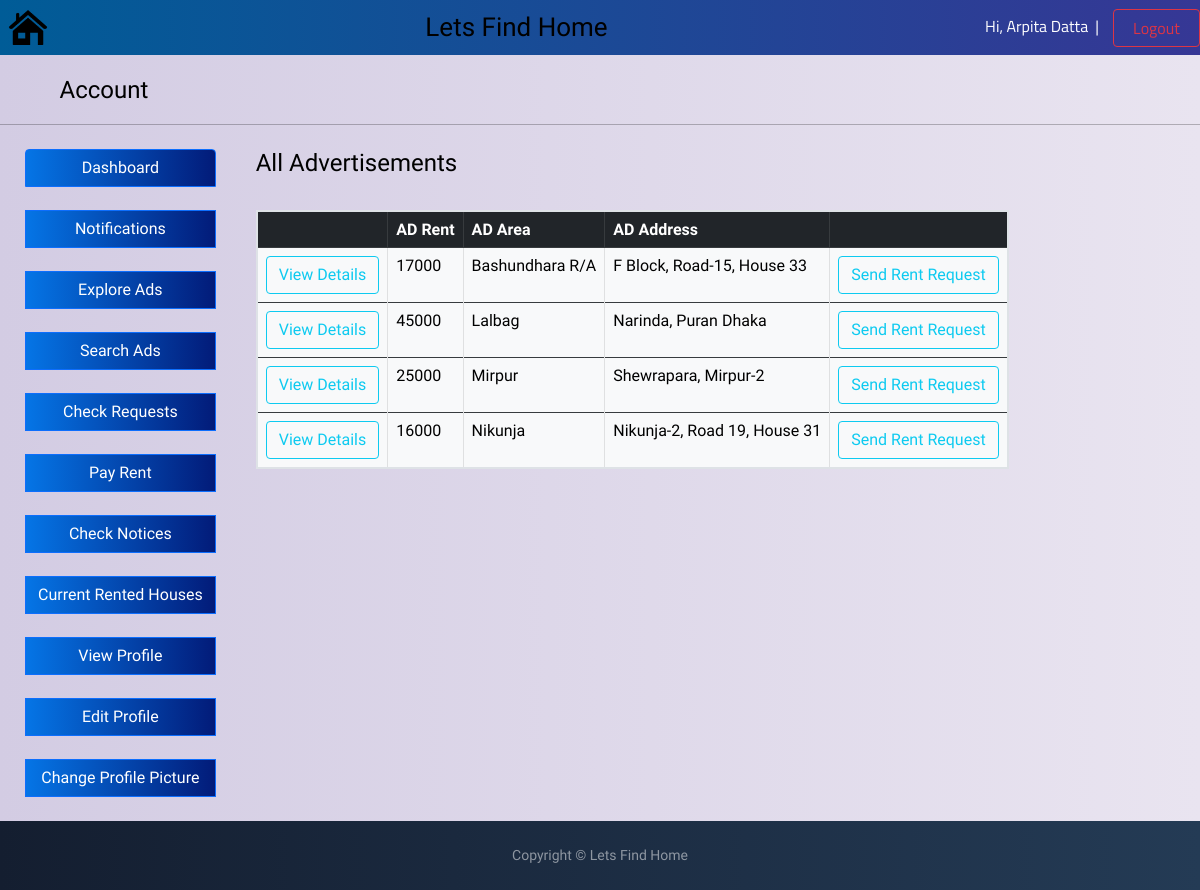
The app's page /Renter/view/see_add.php (signed in) with its own data.
### tables this page shows
CREATE TABLE `renters` (
  `name` varchar(40) NOT NULL,
  `email` varchar(40) NOT NULL,
  `nid` varchar(40) NOT NULL,
  `password` varchar(30) NOT NULL,
  `gender` varchar(10) NOT NULL,
  `dob` varchar(30) NOT NULL,
  `Image` varchar(100) NOT NULL
);

CREATE TABLE `unapprovedads` (
  `AD_ID` varchar(15) NOT NULL,
  `H_Owner_ID` varchar(15) NOT NULL,
  `AD_Rent` varchar(6) NOT NULL,
  `AD_Address` varchar(50) NOT NULL,
  `AD_Area` varchar(15) NOT NULL,
  `AD_des` varchar(100) NOT NULL,
  `Picture1` varchar(60) NOT NULL,
  `Picture2` varchar(60) NOT NULL,
  `Picture3` varchar(60) NOT NULL,
  `decision` varchar(20) DEFAULT NULL
);

### Renter/model/Model.php (called while the page is built, shortened)
<?php
function getUserInfo($data)
{
    $conn = db_conn();
    $selectQuery = "SELECT * FROM `renters` where nid = ?";
    try {
        $stmt = $conn->prepare($selectQuery);
        $stmt->execute([$data["NID"]]);
    } catch (PDOException $e) {
        echo $e->getMessage();
    }
    $row = $stmt->fetch(PDO::FETCH_ASSOC);
    if (!empty($row)) {
        return $row;
    }
}
function get_all_the_ads()
{
    $conn = db_conn();
    $selectQuery = "SELECT * FROM `unapprovedads` WHERE decision LIKE '%Accepted%'";
    try {
        $stmt = $conn->query($selectQuery);
    } catch (PDOException $e) {
        echo $e->getMessage();
    }
    $rows = $stmt->fetchAll(PDO::FETCH_ASSOC);
    return $rows;
}

### Renter/controller/getuserData.php (called while the page is built, shortened)
<?php
include '../model/Model.php';
class getDataFromFile{
    function checkFromFiles($data){
        return getUserInfo($data);
    }
}
?>

### Renter/controller/get_all_ads.php (called while the page is built)
<?php
include_once '../model/Model.php';
class get_all_ads{
    function get_a_ads(){
       return get_all_the_ads();
    }
}
?>

### Renter/view/see_add.php (the view, shortened to what this page needs)
<?php
if (isset($_SESSION["NID"])) {
    $NID = $_SESSION["NID"];
    $data = array(
        'NID' => $NID
    );
    require_once '../controller/getuserData.php';
    require_once '../controller/get_all_ads.php';
    $all_ads = new get_all_ads();
    $all = $all_ads->get_a_ads();
}
?>
<?php
include '../header.php';
?>
<!DOCTYPE html>
<html>
<head>
    <link href="https://cdn.jsdelivr.net/npm/bootstrap@5.1.3/dist/css/bootstrap.min.css" rel="stylesheet">
    <link rel="stylesheet" href="../css/dashboard_styles.css">
</head>
<body class="bd">
    <br><br><br>
    <legend>&nbsp; &nbsp; &nbsp; &nbsp;&nbsp; &nbsp;Account
        <hr>
    </legend>
    <div style="display: flex;">
        <div>
            <?php
            include "menu.php";
            ?>
        </div>
        <div style="display: inline-block; padding-left: 40px;">
        <h4 style="font-family: 'Baloo Bhaijaan 2', cursive;"> All Advertisements </h4><br>
            <div class="table-responsive">
                <table class="table table-bordered">
                    <tr class="table-dark">
                        <th class="table-dark"></th>
                        <th class="table-dark">AD Rent</th>
                        <th class="table-dark">AD Area</th>
                        <th class="table-dark">AD Address</th>
                        <th class="table-dark"></th>
                    </tr>
                    <?php
                    if (!empty($all))
                        foreach ($all as $ad) : ?>
                        <tr class="table-dark">
                            <td class="table-light"><a href="show_gen_ads.php?id=<?php echo $ad['AD_ID'] ?>" class="btn btn-outline-info">View Details</a></td>
                            <td class="table-light"><?php echo $ad['AD_Rent'] ?></td>
                            <td class="table-light"><?php echo $ad['AD_Area'] ?></td>
                            <td class="table-light"><?php echo $ad['AD_Address'] ?></td>
                            <td class="table-light"><a href="send_request.php?id=<?php echo $ad['AD_ID'] ?>" class="btn btn-outline-info">Send Rent Request</a></td>
                        </tr>
                    <?php endforeach; ?>
                </table>
            </div>
        </div>
    </div>
    <?php
    include "footer.php";
    ?>
</body>
</html>

### Renter/header.php (shortened to what this page needs)
<?php
$Name = $Email = $Gender = $Password = $Image = "";
if (isset($_SESSION["NID"])) {
    $NID = $_SESSION["NID"];
    $data = array(
        'NID' => $NID
    );
    require_once '../controller/getUserData.php';
    $renterdashboard = new getDataFromFile($data);
    $renter=$renterdashboard->checkFromFiles($data);
    $Name=$renter['name'];
}
?>
<!DOCTYPE html>
<html>
    <head>
    <link href="https://cdn.jsdelivr.net/npm/bootstrap@5.1.3/dist/css/bootstrap.min.css" rel="stylesheet">
</head>
    <body>
      <nav class="navbar fixed-top navbar-dark bg-primary" style="background: linear-gradient(to right, #005c97, #363795);">
          <div>&nbsp;&nbsp;<img class="rounded float-end" src="../images/logo2.png" width="40px" height="35px"></div>
          <div style="font-family: 'Faster One', cursive;font-size:26px;">Lets Find Home</div>
          <div style="font-family: 'Titillium Web', sans-serif; color:white"><?php echo "Hi, ". $Name;?>&nbsp;&nbsp;|&nbsp;&nbsp;&nbsp;
          <a href="logout.php" style="padding-right:5px" class="btn btn-outline-danger"><span>&nbsp;&nbsp;Logout&nbsp;&nbsp;&nbsp;&nbsp;</span></a></div>
      </nav>
    </body>
</html>

### Renter/css/dashboard_styles.css (style rules this page uses)
.bd { font-family: 'Aleo', serif; background: linear-gradient(to right, #d3cce3, #e9e4f0); background-size: cover; background-position: center; height: 100vh; color: #000; }
hr { color: blue; }
table { border: 2px solid blue; }

### Renter/css/footer_styles.css (style rules this page uses)
html, body { height: 100%; }
body { background: #007bff; background: linear-gradient(to right, #0062E6, #33AEFF); }

### records on screen
renters: name "Arpita Datta"
unapprovedads: AD_Rent "17000", AD_Area "Bashundhara R/A", AD_Address "F Block, Road-15, House 33"
unapprovedads: AD_Rent "45000", AD_Area "Lalbag", AD_Address "Narinda, Puran Dhaka"
unapprovedads: AD_Rent "25000", AD_Area "Mirpur", AD_Address "Shewrapara, Mirpur-2"
unapprovedads: AD_Rent "16000", AD_Area "Nikunja", AD_Address "Nikunja-2, Road 19, House 31"
